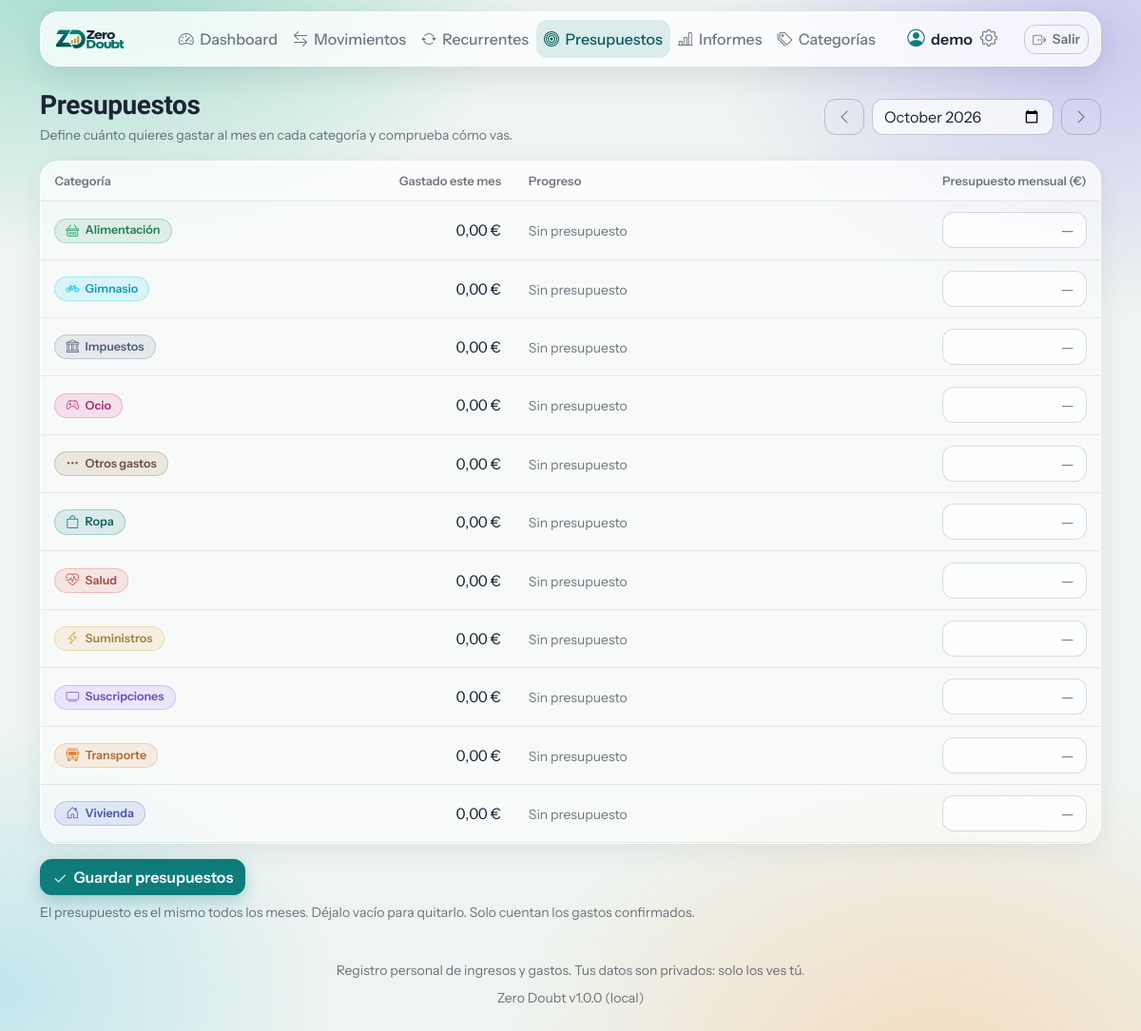
The page /budgets (signed in) on the database its author committed.
### tables this page shows
CREATE TABLE IF NOT EXISTS categories (
    id                  INT UNSIGNED NOT NULL AUTO_INCREMENT,
    user_id             INT UNSIGNED NOT NULL,
    type                ENUM('income','expense') NOT NULL,
    name                VARCHAR(100) NOT NULL,
    color               CHAR(7) NOT NULL DEFAULT '#64748b',
    icon                VARCHAR(40) NOT NULL DEFAULT 'tag',
    default_withholding DECIMAL(5,2) NULL,
    created_at          TIMESTAMP NOT NULL DEFAULT CURRENT_TIMESTAMP,
    updated_at          TIMESTAMP NOT NULL DEFAULT CURRENT_TIMESTAMP ON UPDATE CURRENT_TIMESTAMP,
    PRIMARY KEY (id),
    CONSTRAINT uq_categories_user_type_name UNIQUE (user_id, type, name),
    CONSTRAINT fk_categories_user FOREIGN KEY (user_id)
        REFERENCES users (id) ON DELETE RESTRICT ON UPDATE CASCADE
);

### core/View.php (called while the page is built, shortened)
<?php
final class View
{
    public static function render(string $__template, array $__data = []): void
    {
        extract($__data, EXTR_SKIP);
        require BASE_PATH . "/views/$__template.php";
        $content = ob_get_clean();
        require BASE_PATH . '/views/layout.php';
    }
}

### controllers/BaseController.php (called while the page is built, shortened)
<?php
abstract class BaseController
{
    protected function render(string $view, array $data = [], int $status = 200): void
    {
        View::render($view, $data);
    }
}

### controllers/BudgetController.php (called while the page is built, shortened)
<?php
final class BudgetController extends BaseController
{
    public function index(): void
    {
        $ym = parse_month((string) ($_GET['month'] ?? '')) ?? date('Y-m');
        $rows = Budget::forMonth($ym);
        $totalBudget = 0.0;
        $totalSpent = 0.0;
        $this->render('budgets/index', [
            'title'       => t('Presupuestos'),
            'ym'          => $ym,
            'rows'        => $rows,
            'totalBudget' => $totalBudget,
            'totalSpent'  => $totalSpent,
            'errors'      => [],
        ]);
    }
}

### public/index.php (called while the page is built, shortened)
<?php
require BASE_PATH . '/core/helpers.php';
require BASE_PATH . '/core/autoload.php';
$method = $_SERVER['REQUEST_METHOD'] ?? 'GET';
$router = new Router();
foreach (require BASE_PATH . '/config/routes.php' as [$m, $routePath, $handler]) {
    $router->add($m, $routePath, $handler);
}
$router->dispatch($method, $_SERVER['REQUEST_URI'] ?? '/');

### core/I18n.php (called while the page is built, shortened)
<?php
final class I18n
{
    private static string $lang = 'es';
    private static array $dict = [];
    public static function set(string $lang): void
    {
        self::$lang = $lang;
        self::$dict = $lang === 'es' ? [] : (require BASE_PATH . "/lang/$lang.php");
    }
    public static function lang(): string
    {
        return self::$lang;
    }
    public static function tr(string $key, array $vars = []): string
    {
        $text = self::$dict[$key] ?? $key;
        return $vars ? vsprintf($text, $vars) : $text;
    }
}

### core/autoload.php (called while the page is built, shortened)
<?php
spl_autoload_register(static function (string $class): void {
    foreach (['core', 'models', 'controllers'] as $dir) {
        $file = BASE_PATH . "/$dir/$class.php";
        if (is_file($file)) {
            return;
        }
    }
});

### models/Budget.php (called while the page is built, shortened)
<?php
final class Budget
{
    public static function forMonth(string $ym): array
    {
        $from = $ym . '-01';
        $to = (new DateTimeImmutable($from))->modify('last day of this month')->format('Y-m-d');
        $rows = Database::all(
            "SELECT c.id, c.name, c.color, c.icon, b.amount AS budget,
                    COALESCE((SELECT SUM(t.amount) FROM transactions t
                              WHERE t.user_id = c.user_id AND t.category_id = c.id AND t.status = 'confirmed'
                                AND t.transaction_date >= :f AND t.transaction_date <= :to), 0) AS spent
             FROM categories c
             LEFT JOIN budgets b ON b.category_id = c.id AND b.user_id = c.user_id
             WHERE c.user_id = :u AND c.type = 'expense'
             ORDER BY c.name",
            ['f' => $from, 'to' => $to, 'u' => Auth::id()]
        );
        foreach ($rows as &$r) {
            $r['budget'] = $r['budget'] === null ? null : (float) $r['budget'];
        }
        return $rows;
    }
}

### core/Auth.php (called while the page is built, shortened)
<?php
final class Auth
{
    public static function check(): bool
    {
        return isset($_SESSION['uid']);
    }
    public static function id(): int
    {
        return (int) $_SESSION['uid'];
    }
    public static function name(): string
    {
        return (string) ($_SESSION['uname'] ?? '');
    }
}

### core/Database.php (called while the page is built, shortened)
<?php
final class Database
{
    private static ?PDO $pdo = null;
    public static function pdo(): PDO
    {
        if (self::$pdo === null) {
            $d = config('db');
            $dsn = sprintf('mysql:host=%s;port=%d;dbname=%s;charset=utf8mb4', $d['host'], $d['port'], $d['name']);
            self::$pdo = new PDO($dsn, $d['user'], $d['pass'], [
                PDO::ATTR_ERRMODE            => PDO::ERRMODE_EXCEPTION,
                PDO::ATTR_DEFAULT_FETCH_MODE => PDO::FETCH_ASSOC,
                PDO::ATTR_EMULATE_PREPARES   => false,
            ]);
        }
        return self::$pdo;
    }
    public static function query(string $sql, array $params = []): PDOStatement
    {
        $st = self::pdo()->prepare($sql);
        $st->execute($params);
        return $st;
    }
    public static function all(string $sql, array $params = []): array
    {
        return self::query($sql, $params)->fetchAll();
    }
}

### views/budgets/index.php (the view, shortened to what this page needs)
<?php
$prev = (new DateTimeImmutable($ym . '-01'))->modify('-1 month')->format('Y-m');
$next = (new DateTimeImmutable($ym . '-01'))->modify('+1 month')->format('Y-m');
?>
<div class="page-head d-flex flex-wrap justify-content-between align-items-center mb-3 gap-2">
    <div>
        <h1 class="h3 mb-1"><?= t('Presupuestos') ?></h1>
        <div class="text-muted small"><?= t('Define cuánto quieres gastar al mes en cada categoría y comprueba cómo vas.') ?></div>
    </div>
    <form method="get" action="/budgets" class="period-nav" data-autosubmit>
        <a class="btn btn-outline-secondary" href="<?= e(url('/budgets', ['month' => $prev])) ?>" aria-label="<?= e(t('Mes anterior')) ?>"><i class="bi bi-chevron-left m-0"></i></a>
        <input type="month" name="month" class="form-control" value="<?= e($ym) ?>" aria-label="<?= e(t('Mes')) ?>">
        <a class="btn btn-outline-secondary" href="<?= e(url('/budgets', ['month' => $next])) ?>" aria-label="<?= e(t('Mes siguiente')) ?>"><i class="bi bi-chevron-right m-0"></i></a>
    </form>
</div>
<form method="post" action="/budgets" novalidate>
    <div class="card">
        <div class="table-responsive">
            <table class="table align-middle mb-0 table-stack">
                <thead><tr>
                    <th><?= t('Categoría') ?></th>
                    <th class="text-end"><?= t('Gastado este mes') ?></th>
                    <th style="min-width:180px"><?= t('Progreso') ?></th>
                    <th class="text-end"><?= t('Presupuesto mensual (€)') ?></th>
                </tr></thead>
                <tbody>
                <?php foreach ($rows as $r):
                    $has = $r['budget'] !== null && $r['budget'] > 0;
                    $p = $has ? $r['spent'] / $r['budget'] * 100 : 0;
                    $value = $r['posted'] ?? form_decimal($r['budget'] !== null ? number_format($r['budget'], 2, '.', '') : '');
                ?>
                    <tr>
                        <td><?= category_badge($r['name'], $r['color'], $r['icon']) ?></td>
                        <td class="text-end text-nowrap"><?= e(money($r['spent'])) ?></td>
                        <td>
                            <?php if ($has): ?>
                                <div class="progress budget-progress" role="progressbar" aria-valuenow="<?= (int) min(100, $p) ?>" aria-valuemin="0" aria-valuemax="100">
                                    <div class="progress-bar <?= $p > 100 ? 'bg-danger' : ($p >= 80 ? 'bg-warning' : 'bg-success') ?>" style="width:<?= e((string) min(100, $p)) ?>%"></div>
                                </div>
                                <div class="small text-muted"><?= e(pct($p, 0)) ?></div>
                            <?php else: ?>
                                <span class="text-muted small"><?= t('Sin presupuesto') ?></span>
                            <?php endif; ?>
                        </td>
                        <td class="text-end">
                            <input type="text" inputmode="decimal" name="budget[<?= (int) $r['id'] ?>]" value="<?= e($value) ?>"
                                   class="form-control text-end budget-input<?= isset($errors[$r['id']]) ? ' is-invalid' : '' ?>" placeholder="—"
                                   aria-label="<?= e(t('Presupuesto de %s', [$r['name']])) ?>">
                        </td>
                    </tr>
                <?php endforeach; ?>
                </tbody>
            </table>
        </div>
    </div>
    <?php if ($rows): ?>
        <div class="d-flex gap-2 mt-3">
            <button class="btn btn-primary"><i class="bi bi-check2"></i><?= t('Guardar presupuestos') ?></button>
        </div>
        <p class="text-muted small mt-2"><?= t('El presupuesto es el mismo todos los meses. Déjalo vacío para quitarlo. Solo cuentan los gastos confirmados.') ?></p>
    <?php endif; ?>
</form>

### core/helpers.php (shortened to what this page needs)
<?php
function env(string $key, ?string $default = null): ?string
{
    $v = getenv($key);
    return ($v === false || $v === '') ? $default : $v;
}
function e(mixed $v): string
{
    return htmlspecialchars((string) $v, ENT_QUOTES | ENT_SUBSTITUTE, 'UTF-8');
}
function t(string $key, array $vars = []): string
{
    return I18n::tr($key, $vars);
}
function money(string|int|float|null $v): string
{
    $v = (float) $v;
    return number_format($v, 2, ',', '.') . "\u{00A0}€";
}
function form_decimal(?string $v): string
{
    if ($v === null || $v === '') {
        return '';
    }
    return I18n::lang() === 'es' ? str_replace('.', ',', $v) : $v;
}
function parse_month(string $raw): ?string
{
    $raw = trim($raw);
    return preg_match('/^(19|20)\d\d-(0[1-9]|1[0-2])$/', $raw) ? $raw : null;
}
function url(string $path, array $query = []): string
{
    return $path . ($query ? '?' . http_build_query($query) : '');
}
function current_path(): string
{
    $p = parse_url($_SERVER['REQUEST_URI'] ?? '/', PHP_URL_PATH) ?: '/';
    return $p === '/' ? '/' : rtrim($p, '/');
}
function nav_active(string $prefix): bool
{
    $p = current_path();
    return $prefix === '/' ? $p === '/' : str_starts_with($p, $prefix);
}
function category_icon(?string $icon): string
{
    return in_array($icon, CATEGORY_ICONS, true) ? (string) $icon : 'tag';
}
function category_badge(?string $name, ?string $color = null, ?string $icon = null): string
{
    $c = preg_match('/^#[0-9a-fA-F]{6}$/', (string) $color) ? $color : '#64748b';
    return '<span class="badge badge-cat" style="--tc:' . e($c) . '"><i class="bi bi-' . e(category_icon($icon)) . '"></i>'
        . e((string) $name) . '</span>';
}

### core/Router.php (shortened to what this page needs)
<?php
final class Router
{
    private array $routes = [];
    public function add(string $method, string $path, array $handler): void
    {
        $regex = '#^' . preg_replace('#\{(\w+)\}#', '(?P<$1>\d+)', $path) . '$#';
        $this->routes[] = [$method, $regex, $handler];
    }
    public function dispatch(string $method, string $uri): void
    {
        $path = parse_url($uri, PHP_URL_PATH) ?: '/';
        $path = $path === '/' ? '/' : rtrim($path, '/');
        foreach ($this->routes as [$m, $regex, $handler]) {
            if ($m === $method && preg_match($regex, $path, $matches)) {
                $params = array_filter($matches, 'is_string', ARRAY_FILTER_USE_KEY);
                [$class, $action] = $handler;
                (new $class())->$action(...$params);
                return;
            }
        }
    }
}

### views/layout.php (shortened to what this page needs)
<?php
    $authed = Auth::check();
    $nav = [
        ['/', 'Dashboard', 'bi-speedometer2'],
        ['/transactions', 'Movimientos', 'bi-arrow-left-right'],
        ['/recurring', 'Recurrentes', 'bi-arrow-repeat'],
        ['/budgets', 'Presupuestos', 'bi-bullseye'],
        ['/reports', 'Informes', 'bi-bar-chart-line'],
        ['/categories', 'Categorías', 'bi-tags'],
    ];
    $publicPaths = ['/login', '/register'];
    $path        = current_path();
?>
<!doctype html>
<html lang="<?= e(I18n::lang()) ?>">
    <head>
        <link href="https://cdn.jsdelivr.net/npm/bootstrap@5.3.3/dist/css/bootstrap.min.css" rel="stylesheet">
        <link href="https://cdn.jsdelivr.net/npm/bootstrap-icons@1.11.3/font/bootstrap-icons.min.css" rel="stylesheet">
        <link href="/static/css/app.css" rel="stylesheet">
    </head>
    <body>
        <?php if (!in_array($path, $publicPaths, true)): ?>
            <header class="app-header sticky-top">
                <div class="container">
                    <nav class="navbar navbar-expand-xl app-nav">
                        <a class="navbar-brand" href="/"><img src="/static/img/logo_full.png" alt="Zero Doubt logo" height="30" class="brand-mark"></a>
                        <?php if ($authed): ?>
                        <div class="collapse navbar-collapse" id="mainNav">
                            <ul class="navbar-nav ms-auto">
                                <?php foreach ($nav as [$navPath, $label, $icon]): ?>
                                    <li class="nav-item">
                                        <a class="nav-link<?= nav_active($navPath) ? ' active' : '' ?>" href="<?= e($navPath) ?>">
                                            <i class="bi <?= e($icon) ?>"></i><?= e(t($label)) ?>
                                        </a>
                                    </li>
                                <?php endforeach; ?>
                            </ul>
                            <div class="nav-user">
                                <a class="nav-user-name<?= nav_active('/settings') ? ' active' : '' ?>" href="/settings" title="<?= e(t('Configuración')) ?>"><i class="bi bi-person-circle"></i><?= e(Auth::name()) ?><i class="bi bi-gear ms-2 text-muted"></i></a>
                                <form method="post" action="/logout" class="m-0">
                                    <button class="btn btn-sm btn-outline-secondary"><i class="bi bi-box-arrow-right"></i><?= t('Salir') ?></button>
                                </form>
                            </div>
                        </div>
                        <?php endif; ?>
                    </nav>
                </div>
            </header>
        <?php endif; ?>
        <main class="container py-4">
            <?= $content ?>
        </main>
        <footer class="container pb-4 text-center text-muted small">
            <?= t('Registro personal de ingresos y gastos. Tus datos son privados: solo los ves tú.') ?>
            <br>
            <span class="d-inline-block mt-2">Zero Doubt <?= e(env('APP_VERSION', 'dev')) ?> (<?= e(env('APP_COMMIT', 'local')) ?>)</span>
        </footer>
    </body>
</html>

### rows shown on the page
categories: name "Alimentación", spent "0,00 €"
categories: name "Gimnasio", spent "0,00 €"
categories: name "Impuestos", spent "0,00 €"
categories: name "Ocio", spent "0,00 €"
categories: name "Otros gastos", spent "0,00 €"
categories: name "Ropa", spent "0,00 €"
categories: name "Salud", spent "0,00 €"
categories: name "Suministros", spent "0,00 €"
categories: name "Suscripciones", spent "0,00 €"
categories: name "Transporte", spent "0,00 €"
categories: name "Vivienda", spent "0,00 €"

### other values the page prints
t($label) "Dashboard"
t($label) "Movimientos"
t($label) "Recurrentes"
t($label) "Presupuestos"
t($label) "Informes"
t($label) "Categorías"
